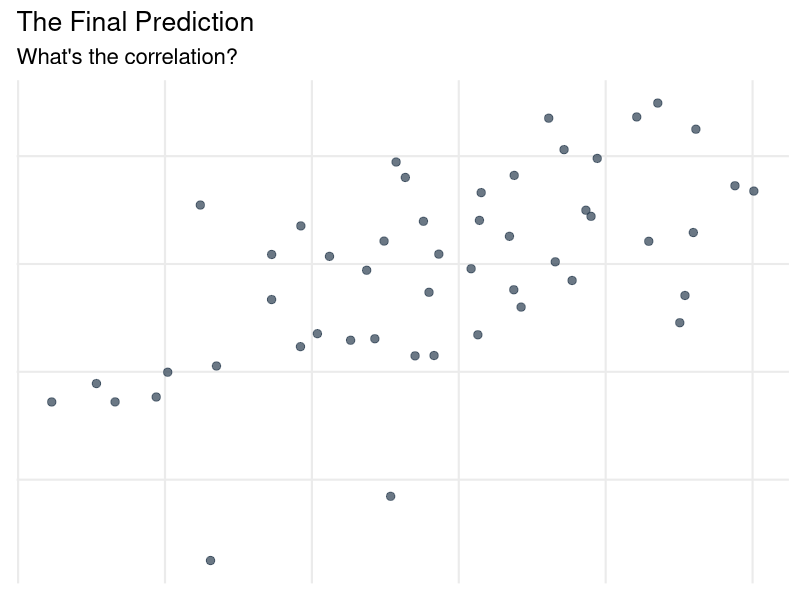

Recreate this plot in R.
# ============================================================
# Generate the scatterplot for Challenge 10: The Final Prediction
# Run this script once to create the PNG
# ============================================================

library(tidyverse)

set.seed(410)

# Generate data with a moderate positive correlation (~0.6)
n <- 50
x <- rnorm(n, mean = 50, sd = 12)
y <- 0.55 * x + rnorm(n, mean = 22, sd = 8)

# The actual values students are trying to guess:
cat("=== ANSWER KEY (don't share with students!) ===\n")
cat("Correlation (r):", round(cor(x, y), 2), "\n")
cat("Direction: positive\n")
model <- lm(y ~ x)
cat("R-squared:", round(summary(model)$r.squared, 2), "\n")
cat("================================================\n")

# Create the scatterplot — no numbers, no line, just points
p <- ggplot(tibble(x = x, y = y), aes(x = x, y = y)) +
  geom_point(size = 2.5, alpha = 0.7, color = "#2c3e50") +
  labs(
    title = "The Final Prediction",
    subtitle = "What's the correlation?",
    x = NULL,
    y = NULL
  ) +
  theme_minimal(base_size = 16) +
  theme(
    axis.text = element_blank(),
    axis.ticks = element_blank(),
    panel.grid.minor = element_blank()
  )

ggsave("files/fun-challenges/10-prediction.png", p, width = 6, height = 5, dpi = 150)
cat("Scatterplot saved to files/fun-challenges/10-prediction.png\n")
